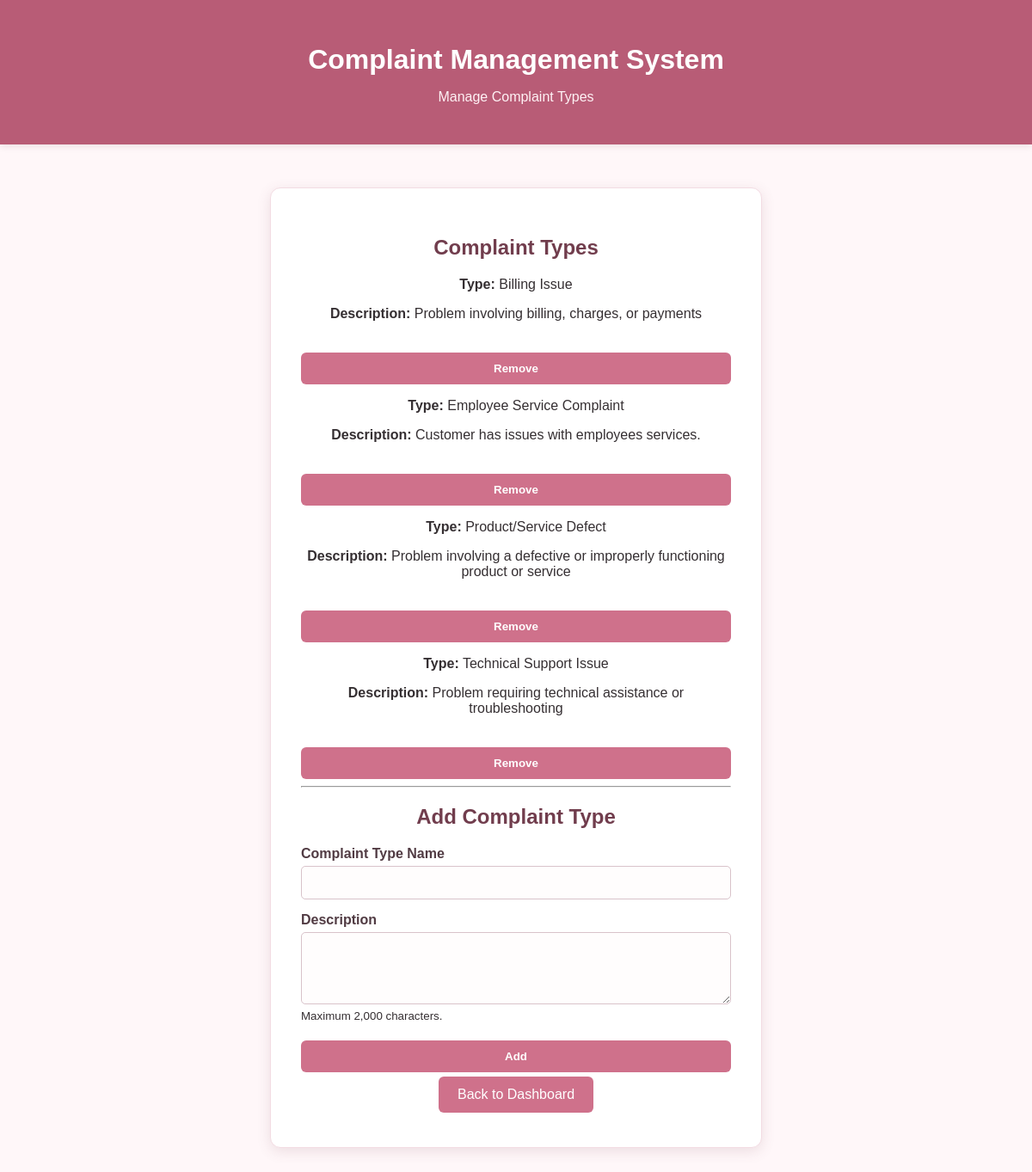
/view/admin_complaint_types.php (signed in), run on the app's committed database.
### tables this page shows
CREATE TABLE `complaint_types` (
  `ComplaintTypeID` int(11) NOT NULL,
  `TypeName` varchar(100) NOT NULL,
  `Description` varchar(255) NOT NULL,
  `Active` tinyint(1) NOT NULL DEFAULT 1
);

### model/complaint_type_db.php (called while the page is built, shortened)
<?php
require_once __DIR__ . '/database.php';
require_once __DIR__ . '/complaint_type.php';
class ComplaintTypeDB
{
    public static function getComplaintTypes()
    {
        $db = new Database();
        $connection = $db->getConnection();
        $query = "SELECT *
                  FROM complaint_types
                  WHERE Active = 1
                  ORDER BY TypeName";
        $result = mysqli_query(
            $connection,
            $query
        );
        $complaintTypes = [];
        while ($row = mysqli_fetch_assoc($result)) {
            $complaintTypes[] = new ComplaintType(
                $row['ComplaintTypeID'],
                $row['TypeName'],
                $row['Description'],
                $row['Active']
            );
        }
        return $complaintTypes;
    }
}
?>

### model/database.php (called while the page is built, shortened)
<?php
class Database
{
    private $host = "localhost";
    private $database = "complaint_management";
    private $username = "complaint_user";
    private $password = "Complaint2026!";
    public function __construct()
    {
        $this->connection = mysqli_connect(
            $this->host,
            $this->username,
            $this->password,
            $this->database
        );
    }
}

### model/complaint_type.php (called while the page is built, shortened)
<?php
class ComplaintType
{
    private $typeName;
    private $description;
    public function __construct(
        $complaintTypeId = null,
        $typeName = '',
        $description = '',
        $active = 1
    ) {
        $this->typeName = $typeName;
        $this->description = $description;
    }
    public function getTypeName()
    {
        return $this->typeName;
    }
    public function getDescription()
    {
        return $this->description;
    }
}
?>

### view/admin_complaint_types.php (the view, shortened to what this page needs)
<?php
require_once __DIR__ . '/../model/complaint_type_db.php';
$complaintTypes =
    ComplaintTypeDB::getComplaintTypes();
?>
<!DOCTYPE html>
<html lang="en">
<head>
    <link rel="stylesheet" href="../css/styles.css">
</head>
<body>
<header>
    <h1>Complaint Management System</h1>
    <p>Manage Complaint Types</p>
</header>
<main>
<section class="card">
    <h2>Complaint Types</h2>
    <?php if (count($complaintTypes) === 0) : ?>
        <p>
            No complaint types found.
        </p>
    <?php else : ?>
        <?php foreach ($complaintTypes as $type) : ?>
            <div class="complaint">
                <p>
                    <strong>Type:</strong>
                    <?php
                    echo htmlspecialchars(
                        $type->getTypeName()
                    );
                    ?>
                </p>
                <p>
                    <strong>Description:</strong>
                    <?php
                    echo htmlspecialchars(
                        $type->getDescription()
                    );
                    ?>
                </p>
                <form
                    method="POST"
                    action="../controller/complaint_type_controller.php"
                >
                    <input
                        type="submit"
                        name="action"
                        value="Remove"
                    >
                </form>
            </div>
        <?php endforeach; ?>
    <?php endif; ?>
    <hr>
    <h2>Add Complaint Type</h2>
    <form
        method="POST"
        action="../controller/complaint_type_controller.php"
    >
        <label for="type_name">
            Complaint Type Name
        </label>
        <input
            type="text"
            id="type_name"
            name="type_name"
            maxlength="100"
            required
        >
        <label for="description">
            Description
        </label>
        <textarea
            id="description"
            name="description"
            rows="4"
            maxlength="2000"
            required
        ></textarea>
        <small>
            Maximum 2,000 characters.
        </small>
        <input
            type="submit"
            name="action"
            value="Add"
        >
    </form>
    <a
        href="admin_home.php"
        class="button"
    >
        Back to Dashboard
    </a>
</section>
</main>
</body>
</html>

### css/styles.css (style rules this page uses)
body { margin: 0; font-family: Arial, sans-serif; background-color: #fff7f9; color: #352f32; }
header { background-color: #b85c76; color: white; text-align: center; padding: 30px; box-shadow: 0 2px 8px rgba(90, 45, 60, 0.12); }
header h1 { margin-bottom: 5px; }
header p { color: #fff2f5; }
main { display: flex; justify-content: center; padding: 50px 20px; }
.card { background-color: white; padding: 35px; width: 500px; border-radius: 12px; box-shadow: 0 4px 16px rgba(120, 70, 85, 0.14); text-align: center; border: 1px solid #f3dce3; }
.card h2 { color: #713d4d; }
.button { display: inline-block; padding: 12px 22px; margin: 5px; background-color: #cf718b; color: white; text-decoration: none; border-radius: 6px; border: none; transition: background-color 0.2s ease; }
form { text-align: left; }
label { display: block; margin-top: 15px; font-weight: bold; color: #513b43; }
input, select, textarea { width: 100%; padding: 11px; margin-top: 5px; box-sizing: border-box; border: 1px solid #d9c3ca; border-radius: 5px; background-color: #fffdfd; color: #352f32; }
input[type="submit"] { margin-top: 20px; background-color: #cf718b; color: white; border: none; cursor: pointer; border-radius: 6px; font-weight: bold; }

### data on the page
complaint_types: TypeName "Billing Issue", Description "Problem involving billing, charges, or payments"
complaint_types: TypeName "Employee Service Complaint", Description "Customer has issues with employees services."
complaint_types: TypeName "Product/Service Defect", Description "Problem involving a defective or improperly functioning product or service"
complaint_types: TypeName "Technical Support Issue", Description "Problem requiring technical assistance or troubleshooting"
